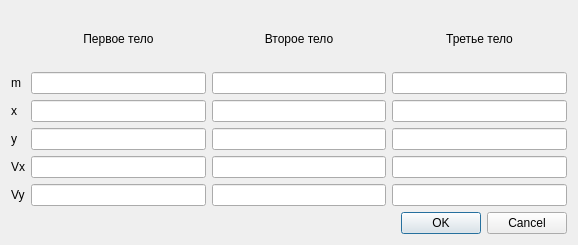
<?xml version="1.0" encoding="UTF-8"?>
<ui version="4.0">
 <class>dialog2</class>
 <widget class="QWidget" name="dialog2">
  <property name="geometry">
   <rect>
    <x>0</x>
    <y>0</y>
    <width>578</width>
    <height>245</height>
   </rect>
  </property>
  <property name="windowTitle">
   <string>Form</string>
  </property>
  <layout class="QVBoxLayout" name="verticalLayout">
   <item>
    <layout class="QGridLayout" name="gridLayout">
     <item row="1" column="0">
      <widget class="QLabel" name="label_5">
       <property name="text">
        <string>m</string>
       </property>
      </widget>
     </item>
     <item row="2" column="0">
      <widget class="QLabel" name="label_6">
       <property name="text">
        <string>x</string>
       </property>
      </widget>
     </item>
     <item row="3" column="0">
      <widget class="QLabel" name="label_7">
       <property name="text">
        <string>y</string>
       </property>
      </widget>
     </item>
     <item row="0" column="2">
      <widget class="QLabel" name="label_2">
       <property name="text">
        <string>Второе тело</string>
       </property>
       <property name="alignment">
        <set>Qt::AlignCenter</set>
       </property>
      </widget>
     </item>
     <item row="0" column="3">
      <widget class="QLabel" name="label_3">
       <property name="text">
        <string>Третье тело</string>
       </property>
       <property name="alignment">
        <set>Qt::AlignCenter</set>
       </property>
      </widget>
     </item>
     <item row="0" column="1">
      <widget class="QLabel" name="label">
       <property name="text">
        <string>Первое тело</string>
       </property>
       <property name="alignment">
        <set>Qt::AlignCenter</set>
       </property>
      </widget>
     </item>
     <item row="4" column="0">
      <widget class="QLabel" name="label_8">
       <property name="text">
        <string>Vx</string>
       </property>
      </widget>
     </item>
     <item row="1" column="1">
      <widget class="QLineEdit" name="line1m"/>
     </item>
     <item row="2" column="1">
      <widget class="QLineEdit" name="line1x"/>
     </item>
     <item row="3" column="1">
      <widget class="QLineEdit" name="line1y"/>
     </item>
     <item row="4" column="1">
      <widget class="QLineEdit" name="line1Vx"/>
     </item>
     <item row="1" column="2">
      <widget class="QLineEdit" name="line2m"/>
     </item>
     <item row="2" column="2">
      <widget class="QLineEdit" name="line2x"/>
     </item>
     <item row="3" column="2">
      <widget class="QLineEdit" name="line2y"/>
     </item>
     <item row="4" column="2">
      <widget class="QLineEdit" name="line2Vx"/>
     </item>
     <item row="1" column="3">
      <widget class="QLineEdit" name="line3m"/>
     </item>
     <item row="5" column="0">
      <widget class="QLabel" name="label_4">
       <property name="text">
        <string>Vy</string>
       </property>
      </widget>
     </item>
     <item row="2" column="3">
      <widget class="QLineEdit" name="line3x"/>
     </item>
     <item row="3" column="3">
      <widget class="QLineEdit" name="line3y"/>
     </item>
     <item row="4" column="3">
      <widget class="QLineEdit" name="line3Vx"/>
     </item>
     <item row="5" column="1">
      <widget class="QLineEdit" name="line1Vy"/>
     </item>
     <item row="5" column="2">
      <widget class="QLineEdit" name="line2Vy"/>
     </item>
     <item row="5" column="3">
      <widget class="QLineEdit" name="line3Vy"/>
     </item>
    </layout>
   </item>
   <item>
    <widget class="QDialogButtonBox" name="buttonBox">
     <property name="standardButtons">
      <set>QDialogButtonBox::Cancel|QDialogButtonBox::Ok</set>
     </property>
    </widget>
   </item>
  </layout>
 </widget>
 <resources/>
 <connections/>
</ui>
